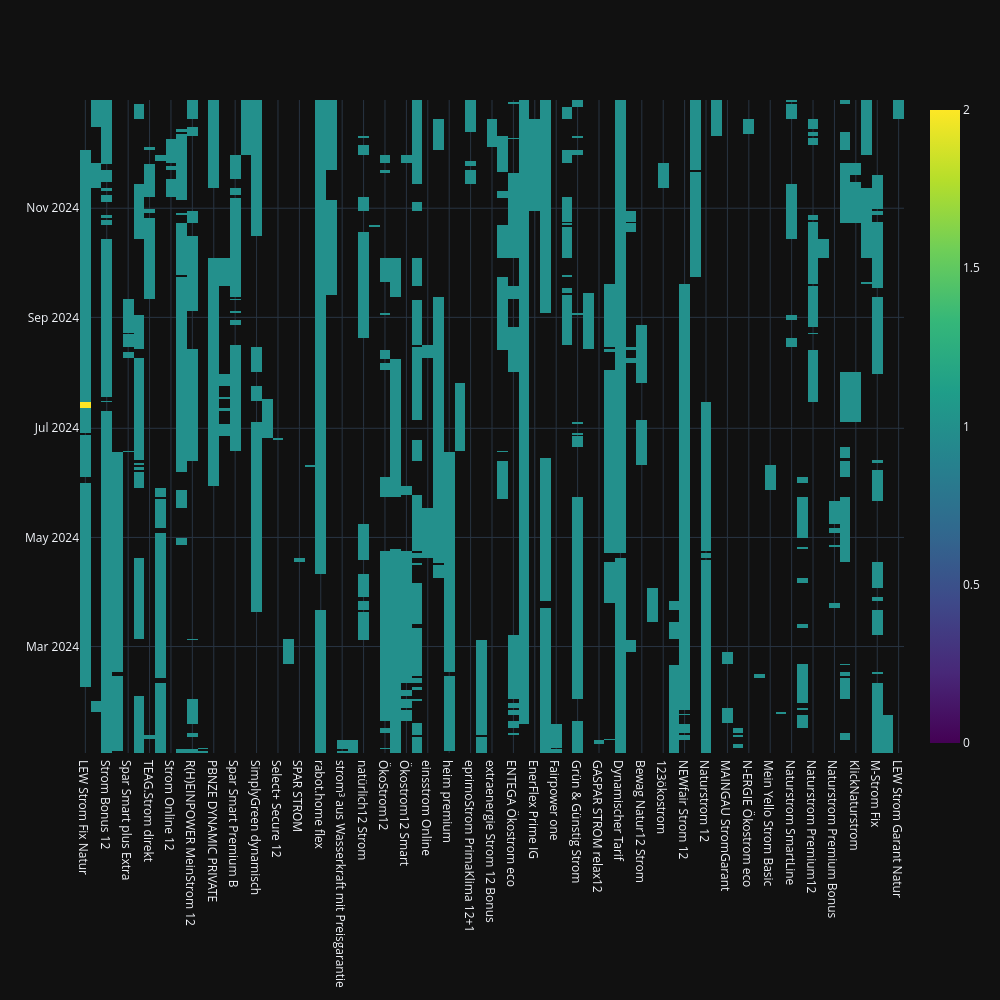

Notebook code for this chart:
### Code cell
import plotly.graph_objects as go
df_cust_amberg = df_cust[df_cust['Stadt']=='Amberg'][['Tarif', 'Date']].value_counts().reset_index()
fig = go.Figure(data=go.Heatmap(z=df_cust_amberg['count'], x=df_cust_amberg['Tarif'], y= df_cust_amberg['Date'], colorscale='Viridis', zmin=0, zmax=2))
fig.update_layout(width=1000, height = 1000)
fig.show()
df_cust_amberg

### Figure 1 — Plotly figure (JSON) as saved in the notebook; plotly's stock layout.template omitted (floating-point values rounded to 4 significant figures; data arrays with more than 128 entries replaced by an {"elided": "..."} marker saying what was removed)
{"data": [{"colorscale": [[0.0, "#440154"], [0.1111, "#482878"], [0.2222, "#3e4989"], [0.3333, "#31688e"], [0.4444, "#26828e"], [0.5556, "#1f9e89"], [0.6667, "#35b779"], [0.7778, "#6ece58"], [0.8889, "#b5de2b"], [1.0, "#fde725"]], "x": {"elided": "6457 str values"}, "y": {"elided": "6457 str values"}, "z": {"elided": "6457 int values"}, "zmax": 2, "zmin": 0, "type": "heatmap"}], "layout": {"width": 1000, "height": 1000}}
